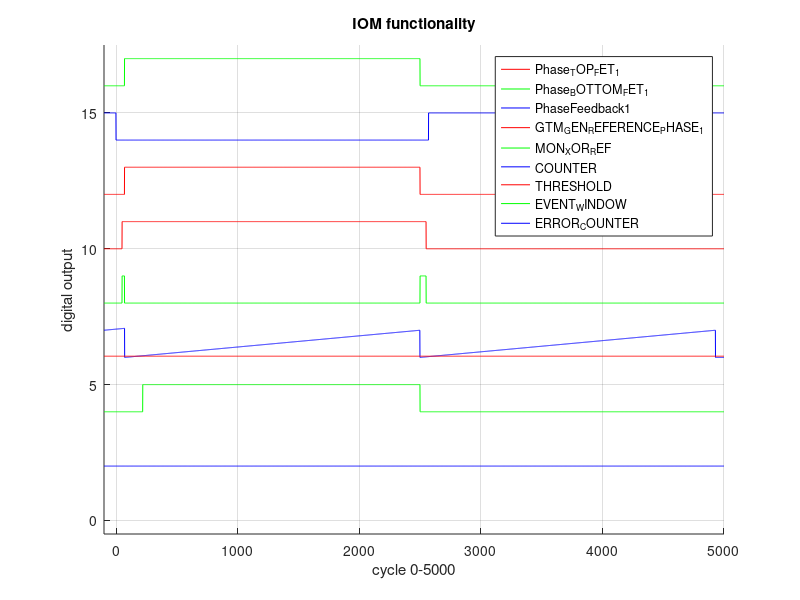
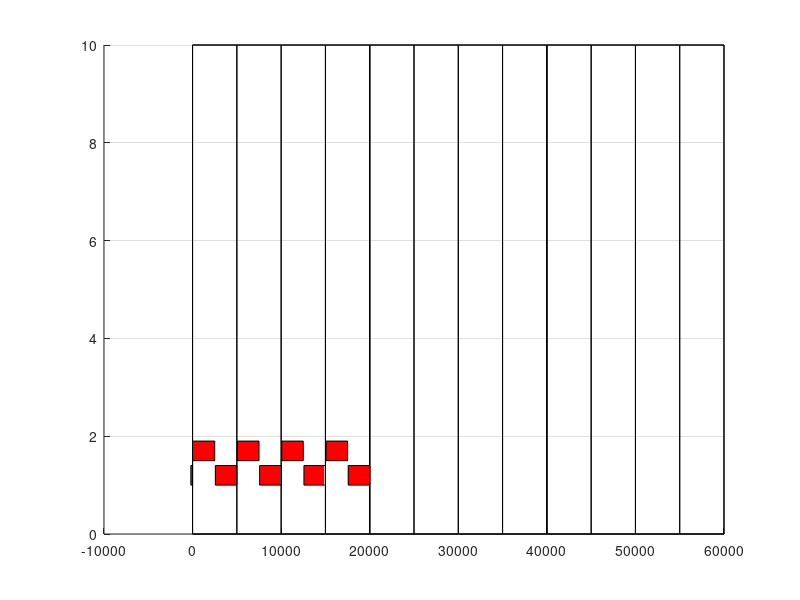

These figures' MATLAB source, in order: (Note: this script raises an error after producing the figures.)
clear all 
close all

START = 100;
STEP  = 1; %us
END   = 5000;    %us
DUTY_CYCLE_50 = 2500;
HIGH = 1;
LOW  = 0;
NUMBER_OF_SIGNALS_PLOTTING = 8;
DEAD_TIME = 70;
IOM_DEBOUNCE_TIME_DELAY = 50;
THRESHOLD_FOR_EVENT_COUNTER = 220/5000;
THR = 220;

TIME = -START:STEP:END;

%limits
Phase_TOP_FET_1_ON  = DEAD_TIME+START;
Phase_TOP_FET_1_OFF = DUTY_CYCLE_50+START;
Phase_BOTTOM_FET_1_ON  = START;
Phase_BOTTOM_FET_1_OFF = DUTY_CYCLE_50+START+DEAD_TIME;
PhaseFeedback1_ON  = DEAD_TIME+START; 
PhaseFeedback1_OFF = DUTY_CYCLE_50+START;
GTM_GEN_REFERENCE_PHASE_1_ON  = Phase_BOTTOM_FET_1_ON+IOM_DEBOUNCE_TIME_DELAY;
GTM_GEN_REFERENCE_PHASE_1_OFF = PhaseFeedback1_OFF+IOM_DEBOUNCE_TIME_DELAY;
COUNTER_RESET1 = PhaseFeedback1_ON;
COUNTER_RESET2 = PhaseFeedback1_OFF;
% end limits

% calculation
Phase_TOP_FET_1 = zeros(1,length(TIME));
Phase_TOP_FET_1((Phase_TOP_FET_1_ON):(Phase_TOP_FET_1_OFF)) = HIGH;

Phase_BOTTOM_FET_1 = ones(1,length(TIME));
Phase_BOTTOM_FET_1(Phase_BOTTOM_FET_1_ON:Phase_BOTTOM_FET_1_OFF) = LOW;

PhaseFeedback1 = zeros(1,length(TIME));
PhaseFeedback1(PhaseFeedback1_ON:PhaseFeedback1_OFF) = 1;

GTM_GEN_REFERENCE_PHASE_1 = zeros(1, length(TIME));
GTM_GEN_REFERENCE_PHASE_1(GTM_GEN_REFERENCE_PHASE_1_ON:GTM_GEN_REFERENCE_PHASE_1_OFF) = 1;

MON_XOR_REF = zeros(1,length(TIME));
MON_XOR_REF = xor(PhaseFeedback1,GTM_GEN_REFERENCE_PHASE_1);

COUNTER = zeros(1, length(TIME));
ANGLE   = 1/(COUNTER_RESET2-COUNTER_RESET1);
for index=COUNTER_RESET1:1:COUNTER_RESET2
   COUNTER(index) = ANGLE*(index-COUNTER_RESET1); 
end
for index2=COUNTER_RESET2:1:COUNTER_RESET2+(COUNTER_RESET2-COUNTER_RESET1)
   COUNTER(index2) = ANGLE*(index2-COUNTER_RESET2); 
end
for index3=1:1:COUNTER_RESET1
   COUNTER(index3) = (ANGLE*(index3-(COUNTER_RESET1-COUNTER_RESET2))); 
end

THRESHOLD = zeros(1,length(TIME));
THRESHOLD = THRESHOLD + THRESHOLD_FOR_EVENT_COUNTER;

EVENT_WINDOW = zeros(1,length(TIME));
EVENT_WINDOW(START+THR:PhaseFeedback1_OFF) = 1;

ERROR_COUNTER = zeros(1,length(TIME));
ERROR_COUNTER = and(EVENT_WINDOW,MON_XOR_REF);
% end calculation

% plotting proccessing

Phase_TOP_FET_1           = Phase_TOP_FET_1           + 2*(NUMBER_OF_SIGNALS_PLOTTING);
Phase_BOTTOM_FET_1        = Phase_BOTTOM_FET_1        + 2*(NUMBER_OF_SIGNALS_PLOTTING-1);
PhaseFeedback1            = PhaseFeedback1            + 2*(NUMBER_OF_SIGNALS_PLOTTING-2);
GTM_GEN_REFERENCE_PHASE_1 = GTM_GEN_REFERENCE_PHASE_1 + 2*(NUMBER_OF_SIGNALS_PLOTTING-3);
MON_XOR_REF               = MON_XOR_REF               + 2*(NUMBER_OF_SIGNALS_PLOTTING-4);
COUNTER                   = COUNTER                   + 2*(NUMBER_OF_SIGNALS_PLOTTING-5);
THRESHOLD                 = THRESHOLD                 + 2*(NUMBER_OF_SIGNALS_PLOTTING-5);
EVENT_WINDOW              = EVENT_WINDOW              + 2*(NUMBER_OF_SIGNALS_PLOTTING-6);
ERROR_COUNTER             = ERROR_COUNTER             + 2*(NUMBER_OF_SIGNALS_PLOTTING-7);
% end plotting proccessing

figure(1)
hold on
%axis equal
grid on
plot(TIME,PhaseFeedback1,'r')
plot(TIME,Phase_TOP_FET_1,'g')
plot(TIME,Phase_BOTTOM_FET_1,'b')
plot(TIME,GTM_GEN_REFERENCE_PHASE_1,'r')
plot(TIME,MON_XOR_REF,'g')
plot(TIME,COUNTER,'b')
plot(TIME,THRESHOLD,'r')
plot(TIME,EVENT_WINDOW,'g')
plot(TIME,ERROR_COUNTER,'b')

legend('Phase_TOP_FET_1','Phase_BOTTOM_FET_1','PhaseFeedback1','GTM_GEN_REFERENCE_PHASE_1','MON_XOR_REF','COUNTER','THRESHOLD','EVENT_WINDOW','ERROR_COUNTER');
title('IOM functionality');
xlabel('cycle 0-5000');
ylabel('digital output');
axis([-100 5000 -0.5 NUMBER_OF_SIGNALS_PLOTTING*2+1.5])

% frame and cycle tasks
clear all

START = -200;
STEP  = 0.01;
END   = 60200;
TIME  = START:STEP:END;

DC_50 = 2430/5000;

height_of_diagram = 10.0;

basic_pulse = (1/2)*square(2*pi*TIME,DC_50)+randn(size(TIME))/10;

figure(2)
hold on
grid on

rectangle('Position', [0     0    20000 height_of_diagram]) % frame 1
rectangle('Position', [0     0    5000 height_of_diagram])  % cycle 1
rectangle('Position', [5000  0    5000 height_of_diagram])  % cycle 2
rectangle('Position', [10000 0    5000 height_of_diagram])  % cycle 3
rectangle('Position', [15000 0    5000 height_of_diagram])  % cycle 4
rectangle('Position', [20000 0    20000 height_of_diagram]) % frame 2
rectangle('Position', [20000 0    5000 height_of_diagram])  % cycle 1
rectangle('Position', [25000 0    5000 height_of_diagram])  % cycle 2
rectangle('Position', [30000 0    5000 height_of_diagram])  % cycle 3
rectangle('Position', [35000 0    5000 height_of_diagram])  % cycle 4
rectangle('Position', [40000 0    20000 height_of_diagram]) % frame 3
rectangle('Position', [40000 0    5000 height_of_diagram])  % cycle 1
rectangle('Position', [45000 0    5000 height_of_diagram])  % cycle 2
rectangle('Position', [50000 0    5000 height_of_diagram])  % cycle 3
rectangle('Position', [55000 0    5000 height_of_diagram])  % cycle 4

rectangle('Position', [-200  1    200  0.4],'FaceColor',[1 0 0]) % bottom FET before cycle1
rectangle('Position', [2570  1    2430 0.4],'FaceColor',[1 0 0]) % bottom FET cycle 1
rectangle('Position', [70    1.5  2430 0.4],'FaceColor',[1 0 0]) % top FET
rectangle('Position', [7570  1    2430 0.4],'FaceColor',[1 0 0])
rectangle('Position', [5070  1.5  2430 0.4],'FaceColor',[1 0 0])
rectangle('Position', [12570 1    2430 0.4],'FaceColor',[1 0 0])
rectangle('Position', [10070 1.5  2430 0.4],'FaceColor',[1 0 0])
rectangle('Position', [17570 1    2430 0.4],'FaceColor',[1 0 0])
rectangle('Position', [15070 1.5  2430 0.4],'FaceColor',[1 0 0])

line([0 0],[],'color','b')

axis([-200 60200 -0.5 10.5])
